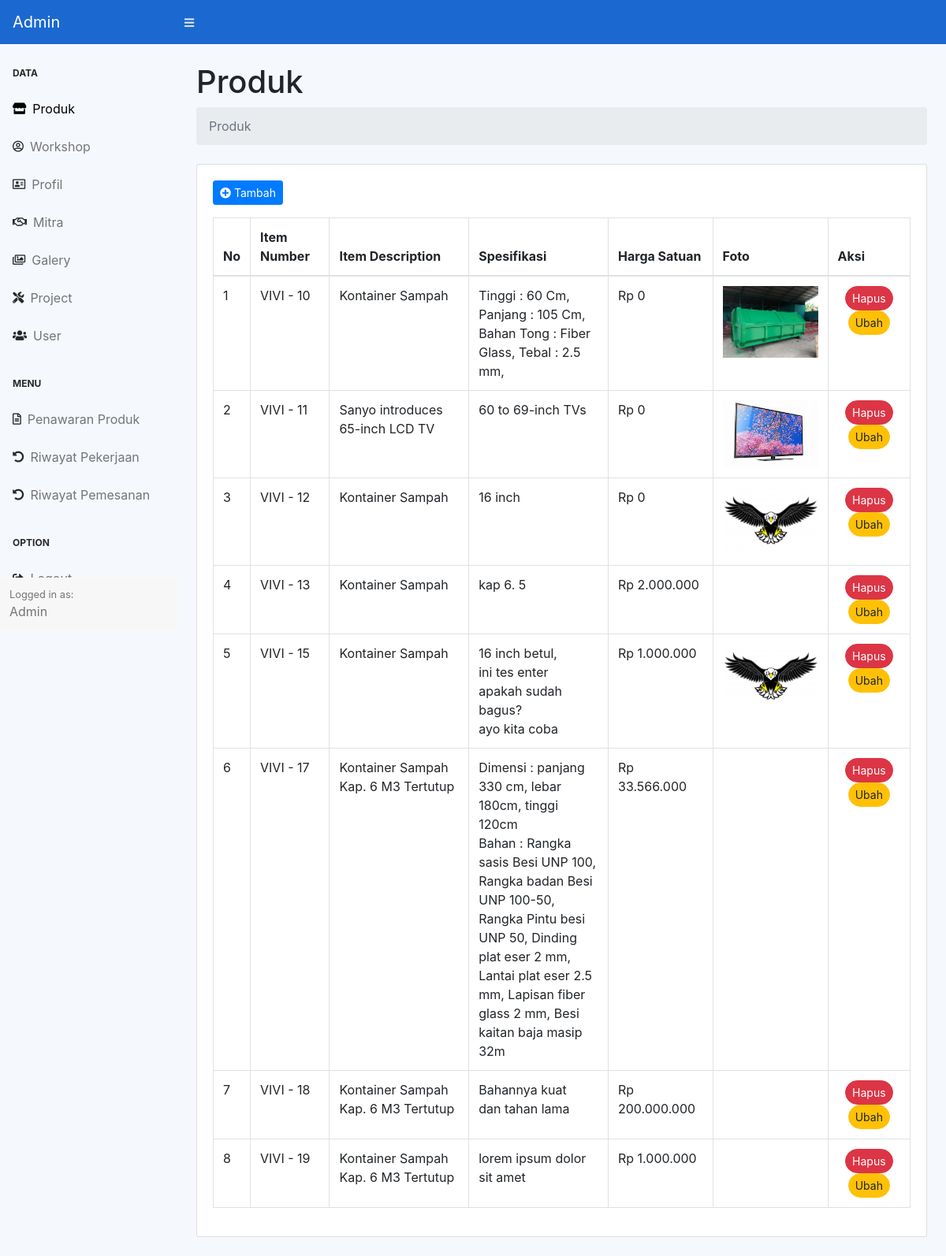
The app's page /admin/index.php?page=produk (signed in), older data.
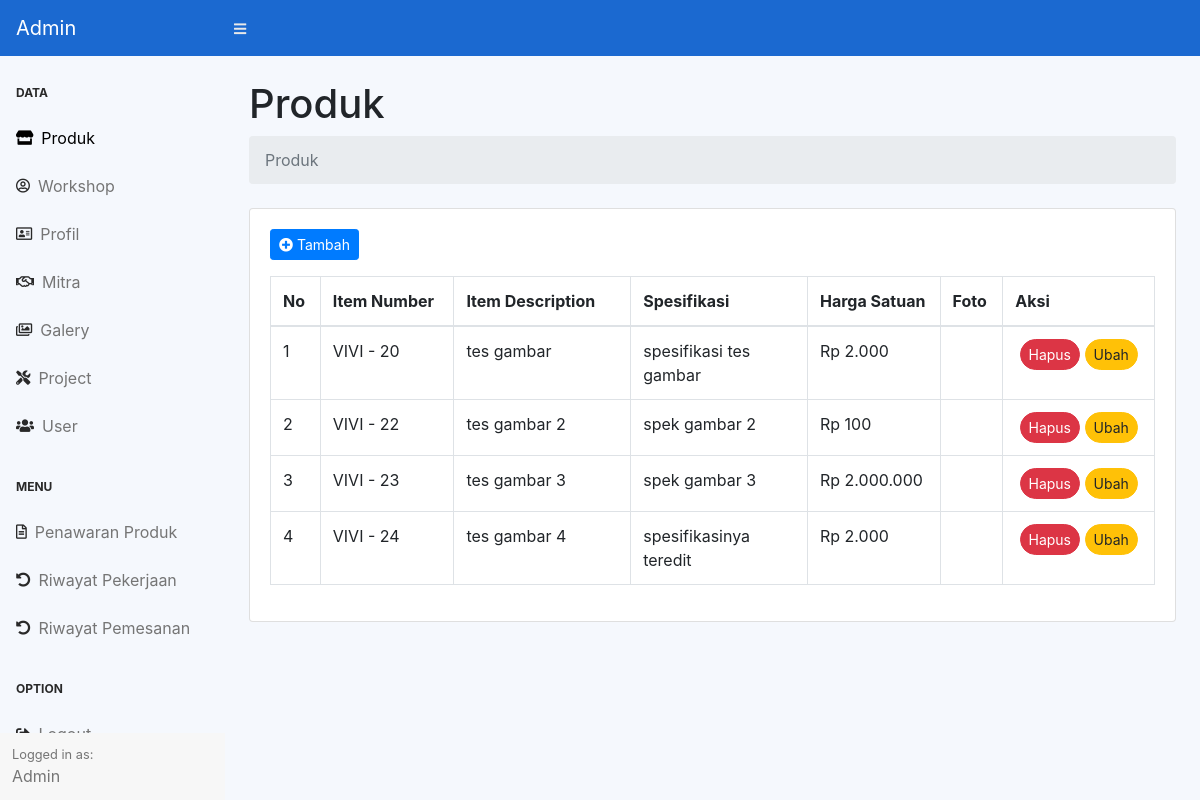
The same page, newer data.
### tables this page shows
CREATE TABLE `produk` (
  `id` int(11) NOT NULL,
  `item_desc` varchar(128) NOT NULL,
  `spesifikasi` varchar(255) NOT NULL,
  `foto` varchar(225) NOT NULL,
  `fotob` varchar(225) NOT NULL,
  `fotoc` varchar(225) NOT NULL,
  `fotod` varchar(225) NOT NULL,
  `harga` int(128) NOT NULL
);

### admin/Produk/index.php (the view, shortened to what this page needs)
<div class="container-fluid">
    <h1 class="mt-4">Produk </h1>
    <ol class="breadcrumb mb-4">
        <li class="breadcrumb-item active">Produk</li>
    </ol>
    <div class="card mb-4">
        <div class="card-body">
            <a href="?page=produk-add" class="btn btn-primary mb-3 btn-sm"> <i class="fas fa-plus-circle"></i> Tambah</a>
            <div class="table-responsive">
                <table class="table table-bordered" id="dataTable" width="100%" cellspacing="0">
                    <thead>
                        <tr>
                            <th>No</th>
                            <th>Item Number</th>
                            <th>Item Description</th>
                            <th>Spesifikasi</th>
                            <th>Harga Satuan</th>
                            <th>Foto</th>
                            <th>Aksi</th>
                        </tr>
                    </thead>
                    <tbody>
                        <?php $get = $koneksi->query("SELECT * FROM produk") ?>
                        <?php $no = 1;
                        while ($data = $get->fetch_assoc()) :
                        $harga = $data['harga'];
                        $resultharga = number_format($harga, 0, ',', '.'); ?>
                            <tr>
                                <td><?php echo $no ?></td>
                                <td>VIVI - <?= $data['id'] ?></td>
                                <td width="20%"><?= $data['item_desc'] ?></td>
                                <td width="20%"><?= $data['spesifikasi'] ?></td>
                                <td width="15%">Rp <?= $resultharga ?></td>
                                <td><img src="../assets/img/gambar-produk/<?= $data['foto'] ?>" alt="" class="img-fluid" width="300px"></td>
                                <td class="text-center">
                                    <a href="?page=produk-delete&id=<?= $data['id'] ?>" class="btn btn-danger btn-sm rounded-pill">Hapus</a>
                                    <a href="?page=produk-update&id=<?= $data['id'] ?>" class="btn btn-warning btn-sm rounded-pill">Ubah</a>
                                </td>
                            </tr>
                            <?php $no = $no + 1; ?>
                        <?php endwhile ?>
                    </tbody>
                </table>
            </div>
        </div>
    </div>
</div>

### admin/index.php (shortened to what this page needs)
<!DOCTYPE html>
<html lang="en">
<head>
    <link href="../assets/css/styles.css" rel="stylesheet" />
    <link rel="stylesheet" href="../assets/css/customview.css">
    <link href="https://cdn.datatables.net/1.10.20/css/dataTables.bootstrap4.min.css" rel="stylesheet" />
    <link rel="stylesheet" href="https://cdnjs.cloudflare.com/ajax/libs/font-awesome/5.14.0/css/all.min.css" />
    <?php include "../conf/koneksi.php"?>
</head>
<body class="sb-nav-fixed bg-grey">
    <nav class="sb-topnav navbar navbar-expand navbar-blue">
        <a class="navbar-brand" href="index.php">Admin</a><button class="btn btn-link btn-sm order-1 order-lg-0" id="sidebarToggle" href="#"><i class="fas fa-bars"></i></button>
    </nav>
    <div id="layoutSidenav">
        <div id="layoutSidenav_nav">
            <nav class="sb-sidenav accordion sb-sidenav-grey" id="sidenavAccordion">
                <div class="sb-sidenav-menu">
                    <div class="nav">
                        <div class="sb-sidenav-menu-heading">Data</div>
                        <a class="nav-link" href="?page=produk">
                            <div class="sb-nav-link-icon"><i class="fas fa-store"></i></div>
                            Produk
                        </a>
                        <a class="nav-link" href="?page=workshop">
                            <div class="sb-nav-link-icon"><i class="far fa-user-circle"></i></div>
                            Workshop
                        </a>
                        <a class="nav-link" href="?page=profil">
                            <div class="sb-nav-link-icon"><i class="far fa-address-card"></i></div>
                            Profil
                        </a>
                        <a class="nav-link" href="?page=mitra">
                            <div class="sb-nav-link-icon"><i class="far fa-handshake"></i></div>
                            Mitra
                        </a>
                        <a class="nav-link" href="?page=galeri">
                            <div class="sb-nav-link-icon"><i class="far fa-images"></i></div>
                            Galery
                        </a>
                        <a class="nav-link" href="?page=project">
                            <div class="sb-nav-link-icon"><i class="fas fa-tools"></i></div>
                            Project
                        </a>
                        <a class="nav-link" href="?page=user">
                            <div class="sb-nav-link-icon"><i class="fas fa-users"></i></div>
                            User
                        </a>
                        <div class="sb-sidenav-menu-heading">Menu</div>
                        <a class="nav-link" href="?page=produk-penawaran">
                            <div class="sb-nav-link-icon"><i class="far fa-file-alt"></i></div>
                            Penawaran Produk
                        </a>
                        <a class="nav-link" href="?page=riwayat-pekerjaan">
                            <div class="sb-nav-link-icon"><i class="fas fa-undo-alt"></i></div>
                            Riwayat Pekerjaan
                        </a>
                        <a class="nav-link" href="?page=riwayat-pemesanan">
                            <div class="sb-nav-link-icon"><i class="fas fa-undo-alt"></i></div>
                            Riwayat Pemesanan
                        </a>
                        <div class="sb-sidenav-menu-heading">Option</div>
                        <a class="nav-link" href="../logout.php">
                            <div class="sb-nav-link-icon"><i class="fas fa-sign-out-alt"></i></div>
                        </a>
                    </div>
                </div>
                <div class="sb-sidenav-footer">
                    <div class="small">Logged in as:</div>
                    Admin
                </div>
            </nav>
        </div>
        <div id="layoutSidenav_content">
            <?php
            if (isset($_GET['page'])) {
                switch ($_GET['page']) {
                    case 'produk':
                        include "Produk/index.php";
                        break;
                }
            } else {
                include "Produk-Penawaran/index.php";
            }
            ?>
        </div>
    </div>
</body>
</html>

### assets/css/customview.css (style rules this page uses)
.bg-grey { background-color: #f5f8fd !important; }
.navbar-blue { background-color: #1b69d0 !important; }
.navbar-blue .navbar-brand { color: #fff; }
.sb-sidenav-grey { background-color: #f5f8fd; color: #757575; }
.sb-sidenav-grey .sb-sidenav-menu .sb-sidenav-menu-heading { color: #292929; }
.sb-sidenav-grey .sb-sidenav-menu .nav-link { color: #757575; }
.sb-sidenav-grey .sb-sidenav-menu .nav-link .sb-nav-link-icon { color: #292929; }
.sb-sidenav-grey .sb-sidenav-menu .nav-link.active { color: #000000; }
.sb-sidenav-grey .sb-sidenav-menu .nav-link.active .sb-nav-link-icon { color: #000000; }
.sb-sidenav-grey .sb-sidenav-footer { background-color: #f7f7f7; }
.btn-link { font-weight: 400; color: #e9e9e9; text-decoration: none; }

Row changes from the older to the newer data that the page shows:
removed produk: id "10", item_desc "Kontainer Sampah", spesifikasi "Tinggi : 60 Cm, Panjang : 105 Cm, Bahan Tong : Fiber Glass, Tebal : 2.5 mm,", harga "0", foto (picture)
removed produk: id "11", item_desc "Sanyo introduces 65-inch LCD TV", spesifikasi "60 to 69-inch TVs", harga "0", foto (picture)
removed produk: id "12", item_desc "Kontainer Sampah", spesifikasi "16 inch", harga "0", foto (picture)
removed produk: id "13", item_desc "Kontainer Sampah", spesifikasi "kap 6. 5", harga "2.000.000"
removed produk: id "15", item_desc "Kontainer Sampah", spesifikasi "16 inch betul, ini tes enter apakah sudah bagus? ayo kita coba", harga "1.000.000", foto (picture)
removed produk: id "17", item_desc "Kontainer Sampah Kap. 6 M3 Tertutup", spesifikasi "Dimensi : panjang 330 cm, lebar 180cm, tinggi 120cm Bahan : Rangka sasis Besi UNP 100, Rangka badan Besi UNP 100-50, Rangka Pintu besi UNP 50, Dinding plat eser 2 mm, Lantai plat eser 2.5 mm, Lapisan fiber glass 2 mm, Besi kaitan baja masip 32m", harga "33.566.000"
removed produk: id "18", item_desc "Kontainer Sampah Kap. 6 M3 Tertutup", spesifikasi "Bahannya kuat dan tahan lama", harga "200.000.000"
removed produk: id "19", item_desc "Kontainer Sampah Kap. 6 M3 Tertutup", spesifikasi "lorem ipsum dolor sit amet", harga "1.000.000"
added produk: id "20", item_desc "tes gambar", spesifikasi "spesifikasi tes gambar", harga "2.000"
added produk: id "22", item_desc "tes gambar 2", spesifikasi "spek gambar 2", harga "100"
added produk: id "23", item_desc "tes gambar 3", spesifikasi "spek gambar 3", harga "2.000.000"
added produk: id "24", item_desc "tes gambar 4", spesifikasi "spesifikasinya teredit", harga "2.000"
